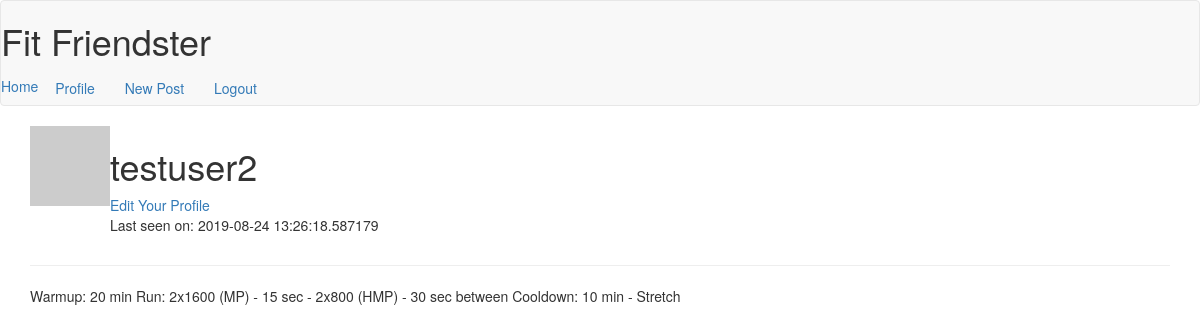
/user/testuser2 (signed in), run on the app's committed database.
### app/models.py (models this page shows, shortened)
class User(UserMixin, db.Model):
    id = db.Column(db.Integer, primary_key=True)
    username = db.Column(db.String(64), index=True, unique=True)
    first_name = db.Column(db.String(32))
    last_name = db.Column(db.String(32))
    email = db.Column(db.String(64), index=True, unique=True)
    password_hash = db.Column(db.String(128))
    about_me = db.Column(db.String(140))
    last_seen = db.Column(db.DateTime, default=datetime.utcnow)
    active = db.Column(db.Boolean)
    user_type = db.Column(db.String(64))
    posts = db.relationship('Post', backref='author', lazy='dynamic')
    def avatar(self, size):
        digest = md5(self.email.lower().encode('utf-8')).hexdigest()
        return 'https://www.gravatar.com/avatar/{}?d=identicon&s={}'.format(digest,size)

class Post(db.Model):
    id = db.Column(db.Integer, primary_key=True)
    title = db.Column(db.String(140))
    body = db.Column(db.String(140))
    timestamp = db.Column(db.DateTime, index=True, default=datetime.utcnow)
    user_id = db.Column(db.Integer, db.ForeignKey('user.id'))

### app/routes.py (the view)
@app.route('/user/<username>')
@login_required
def user(username):
    user = User.query.filter_by(username=username).first_or_404()
    posts = Post.query.filter_by(user_id=user.id).all()
    return render_template('user.html', title='Profile', user=user, posts=posts)

### app/models.py (called while the page is built)
@login.user_loader
def load_user(id):
    return User.query.get(int(id))

### app/routes.py (called while the page is built)
@app.before_request
def before_request():
    if current_user.is_authenticated:
        current_user.last_seen = datetime.utcnow()
        db.session.commit()

### app/templates/user.html (shortened to what this page needs)
{% extends "base.html" %}
{% block app_content %}
    <table>
        <tr valign="top">
            <td><img src="{{ user.avatar(128) }}"></td>
            <td>
                <h1>{{ user.username }}</h1>
                <a href="{{ url_for('edit_profile') }}">Edit Your Profile</a>
                {% if user.last_seen %}
                    <p>Last seen on: {{ user.last_seen }}</p>
                {% endif %}
            </td>
        </tr>
    </table>
    <hr>
        {% for post in posts %}
            {% include '_post.html' %}
        {% endfor %}
{% endblock %}

### app/templates/_post.html
<table>
    <tr valign="top">
        <td
            {{ post.author.username }} says: <br>
            {{ post.body }}
        </td>
    </tr>
</table>

### data on the page
User: username "testuser2", last_seen "2019-08-24 13:26:18.587179"
Post: body "Warmup: 20 min Run: 2x1600 (MP) - 15 sec - 2x800 (HMP) - 30 sec between Cooldown: 10 min - Stretch"
